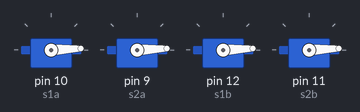
Recording of a sketch running on a simulated Arduino Uno, built with avr-gcc and run on an emulated ATmega328P. On the bench: 4 × servo.

Above: at 0.05 s.
At 0.9 s:
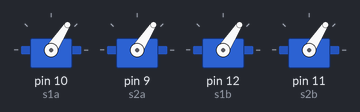
At 1.75 s:
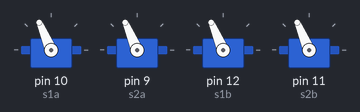
At 2.6 s:
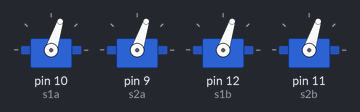
At 3.05 s:
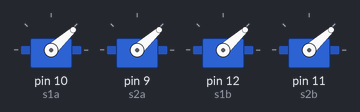
At 3.45 s:
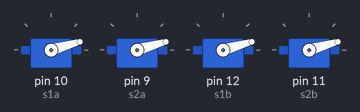
Timing chart, 0 to 8.5 s (numbered marks = the images above):
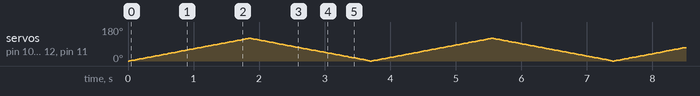

The sketch:

Review_Testing.ino
```cpp
#include <Servo.h>

Servo s1a;  // create servo object to control a servo
Servo s2a;
Servo s1b;
Servo s2b;

int pos = 0;    // variable to store the servo position

void setup() {
  s1a.attach(10);  // attaches the servo on pin 10 to the servo object
  s2a.attach(9);  // attaches the servo on pin 11 to the servo object
  s1b.attach(12);  // attaches the servo on pin 12 to the servo object
  s2b.attach(11);  // attaches the servo on pin 13 to the servo object
}

void loop() {
  for (pos = 0; pos <= 120; pos += 1) { // goes from 0 degrees to 180 degrees
    //in steps of 1 degree
    s1a.write(pos);
    s2a.write(pos);
    s1b.write(pos);
    s2b.write(pos);                     // tell servo to go to position in variable 'pos'
    delay(15);                       // waits 15ms for the servo to reach the position
  }
  for (pos = 120; pos >= 0; pos -= 1) { // goes from 180 degrees to 0 degrees
    s1a.write(pos);
    s2a.write(pos);
    s1b.write(pos);
    s2b.write(pos);                     // tell servo to go to position in variable 'pos'
    delay(15);                       // waits 15ms for the servo to reach the position
  }
}
```
